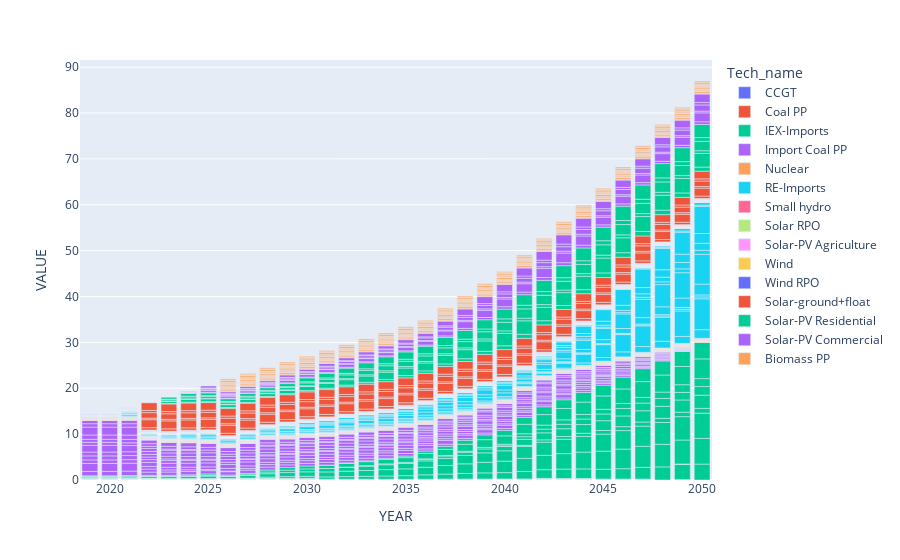

Notebook code cell kept with this figure:
### Code cell
px.bar(p_tech, x="YEAR", y='VALUE', color='Tech_name')

### Figure 1 — Plotly figure (JSON) as saved in the notebook; plotly's stock layout.template omitted (floating-point values rounded to 4 significant figures; data arrays with more than 128 entries replaced by an {"elided": "..."} marker saying what was removed)
{"data": [{"alignmentgroup": "True", "hovertemplate": "Tech_name=CCGT<br>YEAR=%{x}<br>VALUE=%{y}<extra></extra>", "legendgroup": "CCGT", "marker": {"color": "#636efa"}, "name": "CCGT", "offsetgroup": "CCGT", "orientation": "v", "showlegend": true, "textposition": "auto", "type": "bar", "x": {"elided": "288 int values"}, "xaxis": "x", "y": {"elided": "288 float values"}, "yaxis": "y"}, {"alignmentgroup": "True", "hovertemplate": "Tech_name=Coal PP<br>YEAR=%{x}<br>VALUE=%{y}<extra></extra>", "legendgroup": "Coal PP", "marker": {"color": "#EF553B"}, "name": "Coal PP", "offsetgroup": "Coal PP", "orientation": "v", "showlegend": true, "textposition": "auto", "type": "bar", "x": {"elided": "299 int values"}, "xaxis": "x", "y": {"elided": "299 float values"}, "yaxis": "y"}, {"alignmentgroup": "True", "hovertemplate": "Tech_name=IEX-Imports<br>YEAR=%{x}<br>VALUE=%{y}<extra></extra>", "legendgroup": "IEX-Imports", "marker": {"color": "#00cc96"}, "name": "IEX-Imports", "offsetgroup": "IEX-Imports", "orientation": "v", "showlegend": true, "textposition": "auto", "type": "bar", "x": {"elided": "198 int values"}, "xaxis": "x", "y": {"elided": "198 float values"}, "yaxis": "y"}, {"alignmentgroup": "True", "hovertemplate": "Tech_name=Import Coal PP<br>YEAR=%{x}<br>VALUE=%{y}<extra></extra>", "legendgroup": "Import Coal PP", "marker": {"color": "#ab63fa"}, "name": "Import Coal PP", "offsetgroup": "Import Coal PP", "orientation": "v", "showlegend": true, "textposition": "auto", "type": "bar", "x": {"elided": "357 int values"}, "xaxis": "x", "y": {"elided": "357 float values"}, "yaxis": "y"}, {"alignmentgroup": "True", "hovertemplate": "Tech_name=Nuclear<br>YEAR=%{x}<br>VALUE=%{y}<extra></extra>", "legendgroup": "Nuclear", "marker": {"color": "#FFA15A"}, "name": "Nuclear", "offsetgroup": "Nuclear", "orientation": "v", "showlegend": true, "textposition": "auto", "type": "bar", "x": {"elided": "381 int values"}, "xaxis": "x", "y": {"elided": "381 float values"}, "yaxis": "y"}, {"alignmentgroup": "True", "hovertemplate": "Tech_name=RE-Imports<br>YEAR=%{x}<br>VALUE=%{y}<extra></extra>", "legendgroup": "RE-Imports", "marker": {"color": "#19d3f3"}, "name": "RE-Imports", "offsetgroup": "RE-Imports", "orientation": "v", "showlegend": true, "textposition": "auto", "type": "bar", "x": {"elided": "285 int values"}, "xaxis": "x", "y": {"elided": "285 float values"}, "yaxis": "y"}, {"alignmentgroup": "True", "hovertemplate": "Tech_name=Small hydro<br>YEAR=%{x}<br>VALUE=%{y}<extra></extra>", "legendgroup": "Small hydro", "marker": {"color": "#FF6692"}, "name": "Small hydro", "offsetgroup": "Small hydro", "orientation": "v", "showlegend": true, "textposition": "auto", "type": "bar", "x": {"elided": "382 int values"}, "xaxis": "x", "y": {"elided": "382 float values"}, "yaxis": "y"}, {"alignmentgroup": "True", "hovertemplate": "Tech_name=Solar RPO<br>YEAR=%{x}<br>VALUE=%{y}<extra></extra>", "legendgroup": "Solar RPO", "marker": {"color": "#B6E880"}, "name": "Solar RPO", "offsetgroup": "Solar RPO", "orientation": "v", "showlegend": true, "textposition": "auto", "type": "bar", "x": {"elided": "192 int values"}, "xaxis": "x", "y": {"elided": "192 float values"}, "yaxis": "y"}, {"alignmentgroup": "True", "hovertemplate": "Tech_name=Solar-PV Agriculture<br>YEAR=%{x}<br>VALUE=%{y}<extra></extra>", "legendgroup": "Solar-PV Agriculture", "marker": {"color": "#FF97FF"}, "name": "Solar-PV Agriculture", "offsetgroup": "Solar-PV Agriculture", "orientation": "v", "showlegend": true, "textposition": "auto", "type": "bar", "x": {"elided": "192 int values"}, "xaxis": "x", "y": {"elided": "192 float values"}, "yaxis": "y"}, {"alignmentgroup": "True", "hovertemplate": "Tech_name=Wind<br>YEAR=%{x}<br>VALUE=%{y}<extra></extra>", "legendgroup": "Wind", "marker": {"color": "#FECB52"}, "name": "Wind", "offsetgroup": "Wind", "orientation": "v", "showlegend": true, "textposition": "auto", "type": "bar", "x": {"elided": "335 int values"}, "xaxis": "x", "y": {"elided": "335 float values"}, "yaxis": "y"}, {"alignmentgroup": "True", "hovertemplate": "Tech_name=Wind RPO<br>YEAR=%{x}<br>VALUE=%{y}<extra></extra>", "legendgroup": "Wind RPO", "marker": {"color": "#636efa"}, "name": "Wind RPO", "offsetgroup": "Wind RPO", "orientation": "v", "showlegend": true, "textposition": "auto", "type": "bar", "x": {"elided": "384 int values"}, "xaxis": "x", "y": {"elided": "384 float values"}, "yaxis": "y"}, {"alignmentgroup": "True", "hovertemplate": "Tech_name=Solar-ground+float<br>YEAR=%{x}<br>VALUE=%{y}<extra></extra>", "legendgroup": "Solar-ground+float", "marker": {"color": "#EF553B"}, "name": "Solar-ground+float", "offsetgroup": "Solar-ground+float", "orientation": "v", "showlegend": true, "textposition": "auto", "type": "bar", "x": {"elided": "174 int values"}, "xaxis": "x", "y": {"elided": "174 float values"}, "yaxis": "y"}, {"alignmentgroup": "True", "hovertemplate": "Tech_name=Solar-PV Residential<br>YEAR=%{x}<br>VALUE=%{y}<extra></extra>", "legendgroup": "Solar-PV Residential", "marker": {"color": "#00cc96"}, "name": "Solar-PV Residential", "offsetgroup": "Solar-PV Residential", "orientation": "v", "showlegend": true, "textposition": "auto", "type": "bar", "x": {"elided": "168 int values"}, "xaxis": "x", "y": {"elided": "168 float values"}, "yaxis": "y"}, {"alignmentgroup": "True", "hovertemplate": "Tech_name=Solar-PV Commercial<br>YEAR=%{x}<br>VALUE=%{y}<extra></extra>", "legendgroup": "Solar-PV Commercial", "marker": {"color": "#ab63fa"}, "name": "Solar-PV Commercial", "offsetgroup": "Solar-PV Commercial", "orientation": "v", "showlegend": true, "textposition": "auto", "type": "bar", "x": {"elided": "162 int values"}, "xaxis": "x", "y": {"elided": "162 float values"}, "yaxis": "y"}, {"alignmentgroup": "True", "hovertemplate": "Tech_name=Biomass PP<br>YEAR=%{x}<br>VALUE=%{y}<extra></extra>", "legendgroup": "Biomass PP", "marker": {"color": "#FFA15A"}, "name": "Biomass PP", "offsetgroup": "Biomass PP", "orientation": "v", "showlegend": true, "textposition": "auto", "type": "bar", "x": {"elided": "300 int values"}, "xaxis": "x", "y": {"elided": "300 float values"}, "yaxis": "y"}], "layout": {"barmode": "relative", "legend": {"title": {"text": "Tech_name"}, "tracegroupgap": 0}, "margin": {"t": 60}, "xaxis": {"anchor": "y", "domain": [0, 1], "title": {"text": "YEAR"}}, "yaxis": {"anchor": "x", "domain": [0, 1], "title": {"text": "VALUE"}}}}
